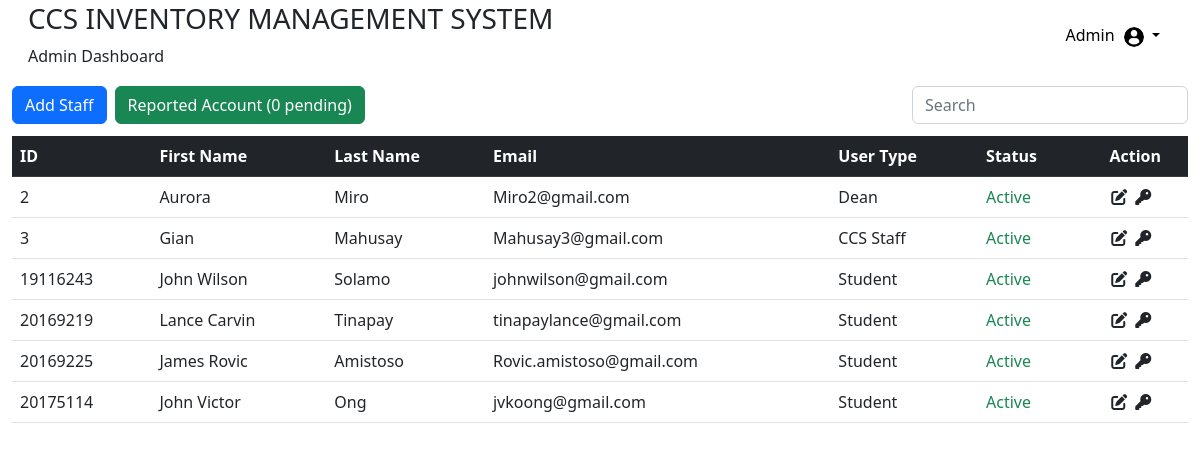
The page /DashboardAdmin/adminPage.php (signed in) on the database as committed earlier.
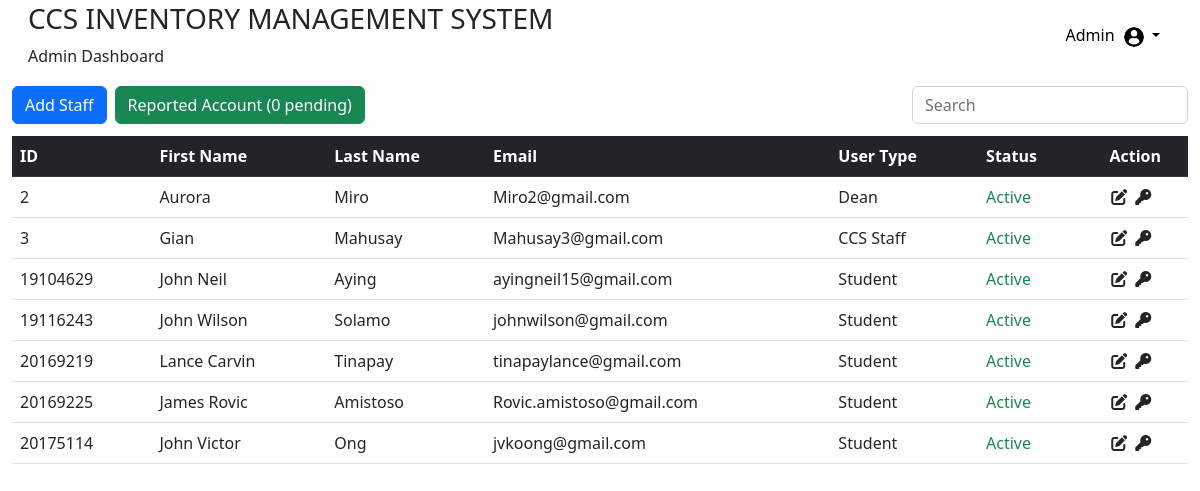
The same page on the database as committed later.
### tables this page shows
CREATE TABLE `tblusers` (
  `id` int(11) NOT NULL,
  `addedbyid` int(11) NOT NULL,
  `usertype` varchar(50) NOT NULL,
  `fname` varchar(50) NOT NULL,
  `lname` varchar(50) NOT NULL,
  `password` varchar(50) NOT NULL,
  `online_status` enum('online','offline') DEFAULT 'offline',
  `status` varchar(20) NOT NULL,
  `email` varchar(50) NOT NULL,
  `gender` varchar(50) NOT NULL,
  `department` varchar(50) NOT NULL,
  `approveby` varchar(50) DEFAULT NULL,
  `datetimeregister` datetime DEFAULT NULL,
  `datetimeapprove` datetime DEFAULT NULL
);

### DashboardAdmin/adminPage.php (the view, shortened to what this page needs)
<?php
$servername = 'localhost';
$db_id = 'root';
$db_password = '';
$db_name = 'maininventorydb';
$con = mysqli_connect($servername, $db_id, $db_password, $db_name);
include('adminfunctions.php');
$search = isset($_GET["search"]) ? $_GET["search"] : '';
$sql = "SELECT * FROM `tblusers` WHERE usertype NOT IN ('Admin') AND status NOT IN ('Pending') AND (id LIKE '%$search%' OR lname LIKE '%$search%' OR usertype LIKE '%$search%')";
$result = mysqli_query($conn, $sql);
$queryCountPendingReports = "SELECT COUNT(*) AS pending_count FROM tblreportborroweracc WHERE status = 'Pending'";
$resultCountPendingReports = mysqli_query($con, $queryCountPendingReports);
if($resultCountPendingReports) {
    $row = mysqli_fetch_assoc($resultCountPendingReports);
    $pendingCount = $row['pending_count'];
} else {
    $pendingCount = 0;
}
?>
<!DOCTYPE html>
<html lang="en">
<head>
    <link rel="stylesheet" type="text/css" href="adminstyles.css">
    <link href="https://cdn.jsdelivr.net/npm/bootstrap@5.2.3/dist/css/bootstrap.min.css" rel="stylesheet">
    <link rel="stylesheet" href="https://cdnjs.cloudflare.com/ajax/libs/font-awesome/6.4.0/css/all.min.css" />
</head>
<body>
    <?php
    if ($result && mysqli_num_rows($result) > 0) {
        include('adminheader.php');
        echo '<div class="container-fluid">';
        echo '<div class="row mb-2">';
        echo '<div class="col-md-9 mb-1">';
        echo '<a href="addusers.php" class="btn btn-primary btn-block btn-add-new me-2">Add Staff</a>';
        echo '<a href="adminreportedborrower.php" class="btn btn-success btn-block btn-add-new">Reported Account ('. $pendingCount .' pending)</a>';
        echo '</div>';
        echo '<div class="col-md-3 text-end">';
        echo '<form action="" method="GET" class="input-group">';
        echo '<input type="text" class="form-control search-input " placeholder="Search" name="search" id="searchInput">';
        echo '</form>';
        echo '</div>';
        echo '</div>';
        echo '<table class="table table-hover">';
        echo '<thead class="table-dark ">';
        echo '<tr>';
        echo '<th scope="col">ID</th>';
        echo '<th scope="col">First Name</th>';
        echo '<th scope="col">Last Name</th>';
        echo '<th scope="col">Email</th>';
        echo '<th scope="col">User Type</th>';
        echo '<th scope="col">Status</th>';
        echo '<th class="text-center" scope="col">Action</th>';
        echo '</tr>';
        echo '</thead>';
        echo '<tbody>';
        while ($row = mysqli_fetch_assoc($result)) {
            echo '<tr>';
            echo '<td>' . $row["id"] . '</td>';
            echo '<td>' . $row["fname"] . '</td>';
            echo '<td>' . $row["lname"] . '</td>';
            echo '<td>' . $row["email"] . '</td>';
            echo '<td>' . $row["usertype"] . '</td>';
            echo '<td class="' . (strtolower($row["status"]) === 'active' ? 'text-success' : 'text-danger') . '">' . $row["status"] . '</td>';
            echo '<td class="text-center">';
            echo '<a href="edit.php?id=' . $row["id"] . '" class="link-dark"><i class="fa-solid fa-pen-to-square fs-7 me-2"></i></a>';
            echo '<a href="javascript:void(0);" onclick="confirmResetPassword(' . $row["id"] . ')" class="link-dark"><i class="fa-solid fa-key fs-7 me-2"></i></a>';
            echo '</td>';
            echo ' </tr>';
        }
        echo '</tbody>';
        echo '</table>';
        echo '</div>';
    }
    ?>
</body>
</html>

### DashboardAdmin/adminheader.php (shortened to what this page needs)
<div class="container-fluid">
    <div class="header--wrapper">
        <div class="header--title">
            <div class="logo-and-text">
                <h3>CCS INVENTORY MANAGEMENT SYSTEM</h3>
            </div>
            <span>Admin Dashboard</span>
        </div>
        <div class="user--info">
            <div class="dropdown">
            <button class="btn btn-secondary dropdown-toggle custom-dropdown-btn" type="button" id="userDropdown" data-bs-toggle="dropdown" aria-expanded="false">
                    Admin
                    <img src="/inventory/images/profile-user.png" alt="userpicture" class="userpicture">
            </button>
            </div>
        </div>
    </div>
</div>

### DashboardAdmin/adminstyles.css (style rules this page uses)
.dropdown img { width: 20px; height: 20px; cursor:pointer; border-radius: 50%; margin-left: 5px; }
.header--wrapper { display: flex; justify-content: space-between; align-items: center; flex-wrap: wrap; background: #fff; border-radius: 10px; padding: 2px 1rem; margin-bottom: 1rem; }
.user--info { display: flex; align-items: center; background-color: #fff; }
.custom-dropdown-btn { background-color: transparent !important; border: none !important; color: #000 !important; }
.text-success { color: green; }

Rows that differ between the two databases and show on the page:
added tblusers: id "19104629", fname "John Neil", lname "Aying", email "ayingneil15@gmail.com", usertype "Student", status "Active"
